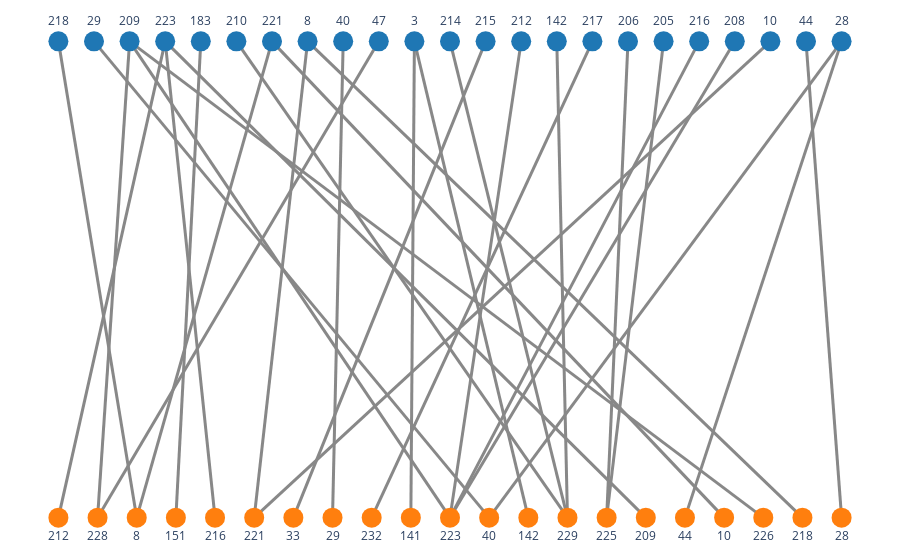

Notebook code for this chart:
### Code cell
import pandas as pd
import networkx as nx
import plotly.graph_objects as go

import networkx as nx
import pandas as pd
import plotly.graph_objs as go

# Read the data from the text file
#df = pd.read_csv('chainAB_contacts_5UH5', delimiter='\s+', skiprows=1, header=None, names=['protein-A', 'protein-B', 'distance', 'possible_interaction_forces'])

# create edge trace
edge_x = []
edge_y = []
for edge in G.edges():
    x0, y0 = pos[edge[0]]
    x1, y1 = pos[edge[1]]
    edge_x.extend([x0, x1, None])
    edge_y.extend([y0, y1, None])

edge_trace = go.Scatter(
    x=edge_x, y=edge_y,
    line=dict(width=3, color='#888'),
    hoverinfo='none',
    mode='lines')
# create node trace for B
node_x_b = []
node_y_b = []
node_text_b = []
for node in df['protein-B'].unique():
    x, y = pos[node]
    node_x_b.append(x)
    node_y_b.append(y)
    node_text_b.append(node.split(":")[1])

node_trace_b = go.Scatter(
    x=node_x_b, y=node_y_b,
    mode='markers+text',
    text=node_text_b,
    textposition='bottom center',
    marker=dict(symbol='circle', size=20, color='#ff7f0e'),
    hoverinfo='none')

# create node trace for A
node_x_a = []
node_y_a = []
node_text_a = []
for node in df['protein-A'].unique():
    x, y = pos[node]
    node_x_a.append(x)
    node_y_a.append(y)
    node_text_a.append(node.split(":")[1])

node_trace_a = go.Scatter(
    x=node_x_a, y=node_y_a,
    mode='markers+text',
    text=node_text_a,
    textposition='top center',
    marker=dict(symbol='circle', size=20, color='#1f77b4'),
    hoverinfo='none')



# create figure
fig = go.Figure(data=[edge_trace, node_trace_a, node_trace_b],
                layout=go.Layout(
                    #title='<br>Bipartite graph of protein interactions',
                    #titlefont_size=16,
                    showlegend=False,
                    hovermode='closest',
                    margin=dict(b=2, l=1, r=1, t=1),
                    xaxis=dict(showgrid=False, zeroline=False, showticklabels=False),
                    yaxis=dict(showgrid=False, zeroline=False, showticklabels=False),
                    plot_bgcolor='white'))

fig.show()

### Figure 1 — Plotly figure (JSON) as saved in the notebook; plotly's stock layout.template omitted (floating-point values rounded to 4 significant figures)
{"data": [{"hoverinfo": "none", "line": {"color": "#888", "width": 3}, "mode": "lines", "type": "scatter", "x": [-0.09091, -0.1, null, -0.09091, 0.2, null, -0.3636, 0.9, null, -0.3636, -0.5, null, 0.8182, -0.5, null, 1, 0.1, null, 1, 0.6, null, -0.9091, 0.1, null, -0.2727, -0.3, null, 0.9091, 1, null, -0.1818, -0.9, null, 0.2727, 0.3, null, -0.6364, -0.7, null, 0.5455, 0.4, null, 0.4545, 0.4, null, 0.7273, 0, null, -0.8182, 0, null, -0.8182, 0.8, null, -0.8182, -0.9, null, -0.5455, 0.3, null, 0.1818, 0, null, 0, 0.3, null, 0.09091, -0.4, null, 0.6364, 0, null, 0.3636, -0.2, null, -1, -0.8, null, -0.4545, -0.8, null, -0.4545, 0.7, null, -0.7273, 0.5, null, -0.7273, -1, null, -0.7273, -0.6, null], "y": [0.7159, -0.7841, null, 0.7159, -0.7841, null, 0.7159, -0.7841, null, 0.7159, -0.7841, null, 0.7159, -0.7841, null, 0.7159, -0.7841, null, 0.7159, -0.7841, null, 0.7159, -0.7841, null, 0.7159, -0.7841, null, 0.7159, -0.7841, null, 0.7159, -0.7841, null, 0.7159, -0.7841, null, 0.7159, -0.7841, null, 0.7159, -0.7841, null, 0.7159, -0.7841, null, 0.7159, -0.7841, null, 0.7159, -0.7841, null, 0.7159, -0.7841, null, 0.7159, -0.7841, null, 0.7159, -0.7841, null, 0.7159, -0.7841, null, 0.7159, -0.7841, null, 0.7159, -0.7841, null, 0.7159, -0.7841, null, 0.7159, -0.7841, null, 0.7159, -0.7841, null, 0.7159, -0.7841, null, 0.7159, -0.7841, null, 0.7159, -0.7841, null, 0.7159, -0.7841, null, 0.7159, -0.7841, null]}, {"hoverinfo": "none", "marker": {"color": "#1f77b4", "size": 20, "symbol": "circle"}, "mode": "markers+text", "text": ["3", "8", "10", "28", "29", "40", "44", "47", "142", "183", "205", "206", "208", "209", "210", "212", "214", "215", "216", "217", "218", "221", "223"], "textposition": "top center", "type": "scatter", "x": [-0.09091, -0.3636, 0.8182, 1, -0.9091, -0.2727, 0.9091, -0.1818, 0.2727, -0.6364, 0.5455, 0.4545, 0.7273, -0.8182, -0.5455, 0.1818, 0, 0.09091, 0.6364, 0.3636, -1, -0.4545, -0.7273], "y": [0.7159, 0.7159, 0.7159, 0.7159, 0.7159, 0.7159, 0.7159, 0.7159, 0.7159, 0.7159, 0.7159, 0.7159, 0.7159, 0.7159, 0.7159, 0.7159, 0.7159, 0.7159, 0.7159, 0.7159, 0.7159, 0.7159, 0.7159]}, {"hoverinfo": "none", "marker": {"color": "#ff7f0e", "size": 20, "symbol": "circle"}, "mode": "markers+text", "text": ["141", "142", "218", "221", "40", "44", "29", "28", "228", "229", "151", "225", "223", "226", "33", "232", "8", "10", "209", "212", "216"], "textposition": "bottom center", "type": "scatter", "x": [-0.1, 0.2, 0.9, -0.5, 0.1, 0.6, -0.3, 1, -0.9, 0.3, -0.7, 0.4, 0, 0.8, -0.4, -0.2, -0.8, 0.7, 0.5, -1, -0.6], "y": [-0.7841, -0.7841, -0.7841, -0.7841, -0.7841, -0.7841, -0.7841, -0.7841, -0.7841, -0.7841, -0.7841, -0.7841, -0.7841, -0.7841, -0.7841, -0.7841, -0.7841, -0.7841, -0.7841, -0.7841, -0.7841]}], "layout": {"hovermode": "closest", "margin": {"b": 2, "l": 1, "r": 1, "t": 1}, "plot_bgcolor": "white", "showlegend": false, "xaxis": {"showgrid": false, "showticklabels": false, "zeroline": false}, "yaxis": {"showgrid": false, "showticklabels": false, "zeroline": false}}}
